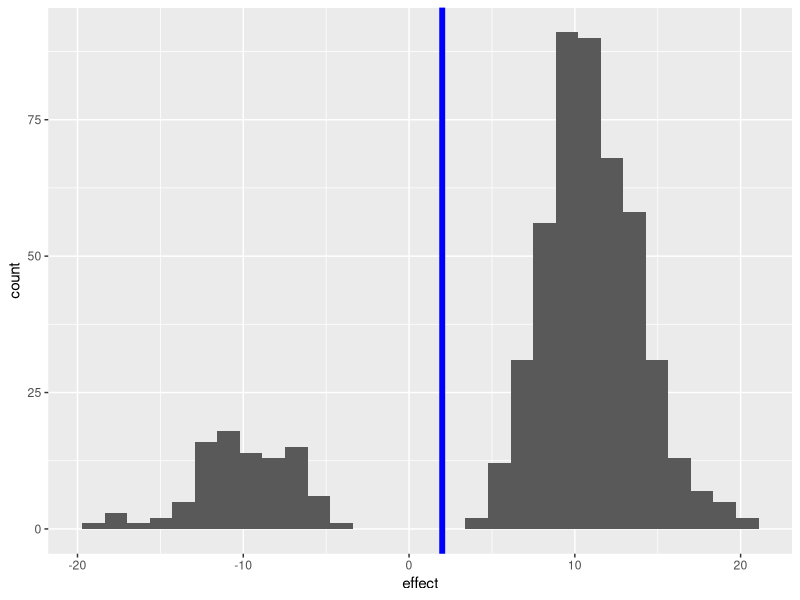

The R script that drew this image:
## ---- chunk 1
library(tidyverse)
## ---- chunk 2
set.seed(14682456)

result = data.frame(id = 1:10000, effect = NA, p = NA, lower_confidence = NA)
true_effect = 2
sd = 8
sample_size = 5

for(i in 1:10000) {
  baseline = rnorm(sample_size, 0, sd)
  treatment = rnorm(sample_size,  true_effect, sd)
  test_result = t.test(treatment, baseline)
  if(test_result$conf.int[2] < 0) {
    result[i, "lower_confidence"] = test_result$conf.int[2] 
  } else {
    result[i, "lower_confidence"] = test_result$conf.int[1] 
  }
  result[i, "effect"] = mean(treatment) - mean(baseline)
  result[i, "p"] = test_result$p.value
}

mean(result$p < 0.05)
results_sig = result %>% filter(p < 0.05)  

#results_sig %>% mutate(lower_confidence = abs(lower_confidence)) %>% gather(statistic, value, -p, -id) %>% #ggplot(aes(x = value)) + geom_histogram(bins = 30) + facet_wrap(~ statistic, scales = "free")

results_sig %>% ggplot(aes(x = effect)) + geom_histogram(bins = 30) + geom_vline(xintercept = true_effect, color = "blue", size = 2)

results_sig %>% filter(effect > 0) %>% summarize(mean_exaggeration = mean(effect), minimal_exaggeration = min(effect), lowest_effect = min(effect), effect_over_10 =  mean(effect > 10))
results_sig %>% summarize(wrong_sign = mean(effect < 0), CI_higher_5 = mean(lower_confidence > 5), CI_higher_10 = mean(lower_confidence > 10))
